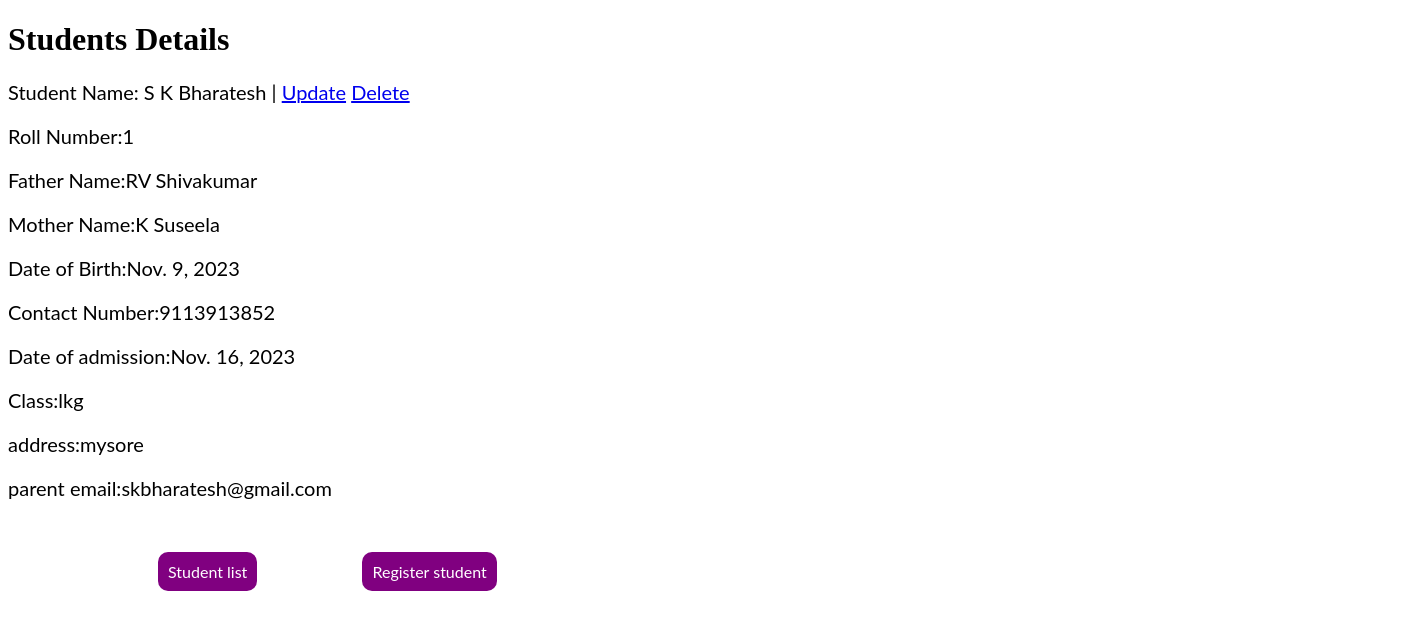
/1/, run on the app's committed database.
### app/models.py (models this page shows, shortened)
class Student(models.Model):
    name = models.CharField(verbose_name="Student name", max_length=100)
    father_name = models.CharField(verbose_name="father name", max_length=100)
    mother_name = models.CharField(verbose_name="mother name", max_length=100)
    date_of_birth = models.DateField()
    contact_number = models.CharField(verbose_name="contact no", max_length=15)
    date = models.DateField(verbose_name="date of admission")
    class_name = models.CharField(verbose_name="class", max_length=50)
    address = models.TextField()
    email = models.EmailField(verbose_name="parent email", max_length=100)
    roll_number = models.CharField(verbose_name="roll number", max_length=20, unique=True)
    is_deleted = models.BooleanField(default=False)

### app/views.py (the view)
# urls.py: re_path(r'^(?P<pk>\d+)/$', views.student_detail, name='student_detail'),
def student_detail(request,pk):
    student=Student.objects.get(pk=pk)
    return render(request,"students/student_detail.html",{"student":student,})

### templates/students/student_detail.html (shortened to what this page needs)
<!DOCTYPE html>
<html lang="en">
<head>
</head>
<body>
<h1>Students Details</h1>
<p> Student Name: {{student.name}} | <a href = "{% url 'students:student_update' student.id %}">Update</a>
    <a href="{% url 'students:student_delete' student.id %}">Delete</a>
</p>
<p>Roll Number:{{student.roll_number}}</p>
<p>Father Name:{{student.father_name}}</p>
<p>Mother Name:{{student.mother_name}}</p>
<p>Date of Birth:{{student.date_of_birth}}</p>
<p>Contact Number:{{student.contact_number}}</p>
<p>Date of admission:{{student.date}}</p>
<p>Class:{{student.class_name}}</p>
<p>address:{{student.address}}</p>
<p>parent email:{{student.email}}</p>
<br>
<p>
    <a style="margin-left:150px;" href="{% url 'students:student_list' %}" id="button1">Student list</a>
    <a style="margin-left:100px;" href="{% url 'students:student_create' %}" id="button2">Register student</a>
</p>
</body>
</html>

### templates/students/student_detail.html (style rules this page uses)
body { width:1400px; height :800px; background-image: url("https://slidescorner.com/wp-content/uploads/2022/08/02-Free-Spring-Floral-Background-1024x576.jpg"); background-size:100% 100%; background-repeat:no-repeat; }
p { font-family:Lato, sans-serif; font-size:20px; }
#button1,#button2 { background-color: purple; border:collapse; color: white; padding: 10px 10px; text-align: center; text-decoration: none; font-size: 16px; display: inline; border-radius:10px }

### data on the page
Student: name "S K Bharatesh", roll_number "1", father_name "RV Shivakumar", mother_name "K Suseela", date_of_birth "Nov. 9, 2023", contact_number "9113913852", date "Nov. 16, 2023", class_name "lkg", address "mysore", email "skbharatesh@gmail.com"
